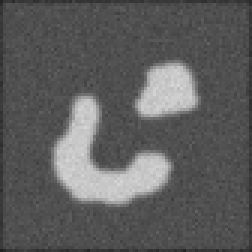
#> input picture data/img/twoObj.bmp, 84 x 84 px (shown 3 times larger)
$ python levelset.py
#> lines starting #> are read from the running program, lines starting #| are printed output that depends on the picture
import numpy as np
import scipy.ndimage
import scipy.signal
import matplotlib.pyplot as plt
from skimage import io, color


def imshow(img):
    plt.imshow(img, cmap='Greys_r')
    plt.show()


def grad_norm(grad):
    """ Calculate gradient magnitude (2-norm) """
    return np.sqrt(np.sum(np.square(grad), axis=0))


dt = 1.
alpha = 1.


if __name__ == '__main__':
    # Load image and convert to grayscale
    img = io.imread('data/img/twoObj.bmp')
#> img is the input picture: shape (84, 84); min 34, max 214, mean 93.8
    img = color.rgb2gray(img)

    assert len(img.shape) == 2

    # Preprocessing: mean substraction and denoising (by applying Gaussian blur)
    img = img - np.mean(img)
    img_smooth = scipy.ndimage.filters.gaussian_filter(img, 2)
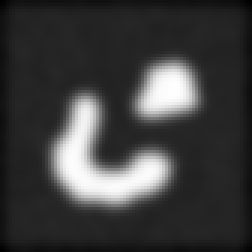
#> img_smooth: shape (84, 84) float64 (shown 3 times larger); min -34.67, max 107.2, mean 0; drawn with min black and max white

    # Derive image edge features f from its gradient
    dimg = np.gradient(img_smooth)
#> dimg = 2 items
    dimg_norm = grad_norm(dimg)
#> in grad_norm, `return np.sqrt(np.sum(np.square(grad), axis=0))`:
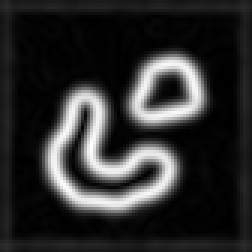
#> returned value: shape (84, 84) float64 (shown 3 times larger); min 0.0102, max 21.51, mean 3.8; drawn with min black and max white

    f = np.exp(-alpha * dimg_norm)
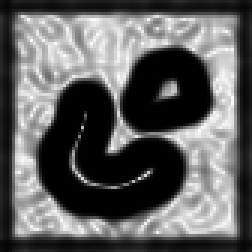
#> f: shape (84, 84) float64 (shown 3 times larger); min 4.57e-10, max 0.99, mean 0.378
    # f = 1. / (1. + dimg_norm**2)

    assert img.shape == f.shape

    # Initialize surface function phi
    # 5px from image border with value 5 and -5 elsewhere
    # The 0 level curve would be a square curve
    phi = 5 * np.ones_like(img)
    phi[5:-5, 5:-5] = -5.

    imshow(img_smooth)
    imshow(f)

    for i in range(100):
        # Calculate grad phi's norm
        dphi = np.gradient(phi)
        dphi_norm = grad_norm(dphi)

        # Solve level set equation's PDE
        phi = phi + dt * (f * dphi_norm)

        if i % 10 == 0:
            plt.imshow(img, cmap='Greys_r')
            plt.hold(True)
            plt.contour(phi, 0, colors='r', linewidths=[5])
            plt.draw()
            plt.hold(False)
            plt.show()
#> this loop made 100 passes
#> pass 1, `plt.show()`:
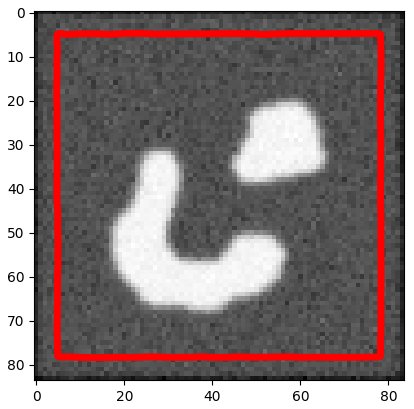
#> figure drawn by matplotlib, 1 panel
#> pass 2, `phi = phi + dt * (f * dphi_norm)`:
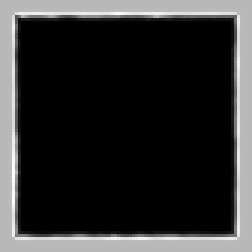
#> phi: shape (84, 84) float64 (shown 3 times larger); min -5, max 8.83, mean -2.37; drawn with min black and max white
#> pass 3, `dphi_norm = grad_norm(dphi)`:
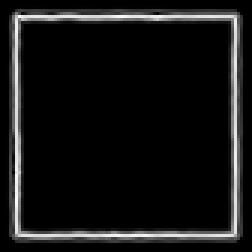
#> dphi_norm: shape (84, 84) float64 (shown 3 times larger); min 0, max 6.46, mean 0.52; drawn with min black and max white
#> after the loop:
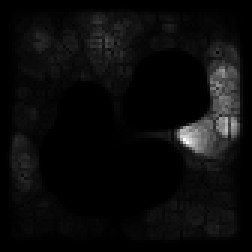
#> phi: shape (84, 84) float64 (shown 3 times larger); min -5, max 412750287.1, mean 18786487.6; drawn with min black and max white
